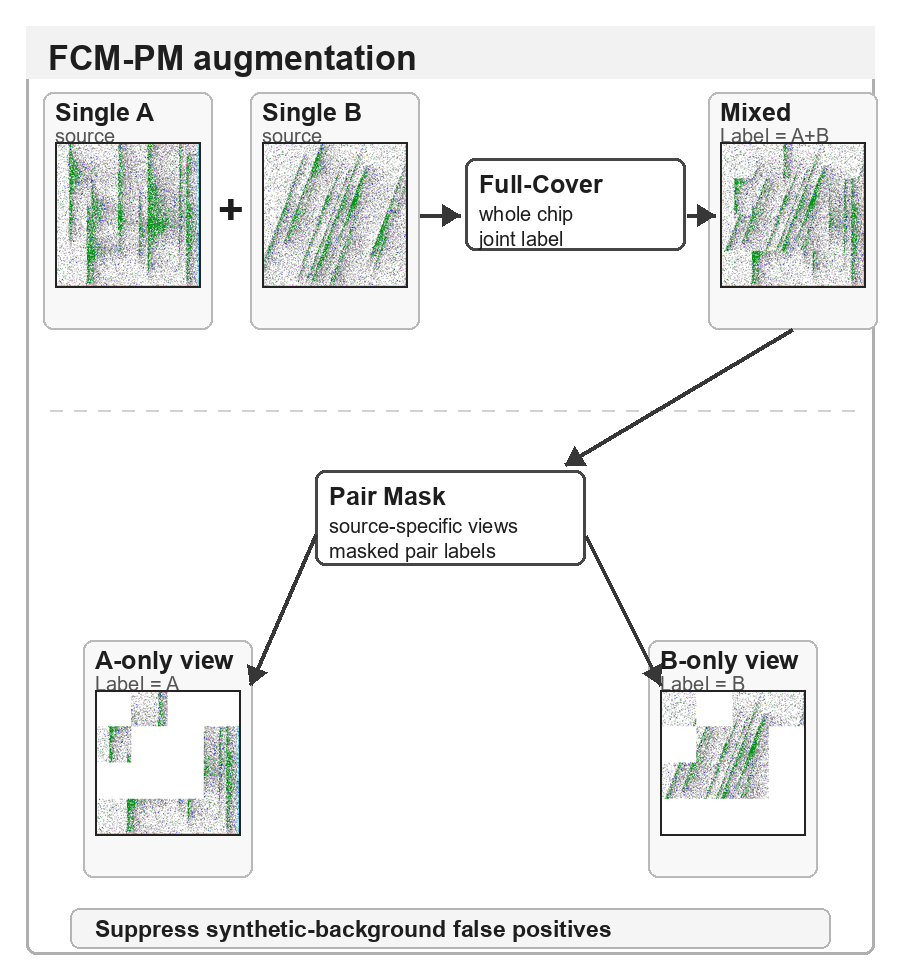
#> input picture figures/full_paper_rev172/fig06_fcm_pm.png, 900 x 980 px
$ python gen_rev173_fcm_pm.py
#> lines starting #> are read from the running program, lines starting #| are printed output that depends on the picture
from pathlib import Path

from PIL import Image, ImageDraw, ImageFont


ROOT = Path(__file__).resolve().parents[1]
SRC = ROOT / "figures" / "full_paper_rev172" / "fig06_fcm_pm.png"
OUT = ROOT / "figures" / "full_paper_rev173" / "fig06_fcm_pm.png"


def font(size: int, bold: bool = False) -> ImageFont.FreeTypeFont:
#> called with size = 36, bold = True
    candidates = [
        Path("C:/Windows/Fonts/arialbd.ttf" if bold else "C:/Windows/Fonts/arial.ttf"),
        Path("C:/Windows/Fonts/calibrib.ttf" if bold else "C:/Windows/Fonts/calibri.ttf"),
    ]
    for path in candidates:
        if path.exists():
            return ImageFont.truetype(str(path), size)
    return ImageFont.load_default()


F_TITLE = font(36, True)
F_HEAD = font(27, True)
F_BODY = font(21)
F_SMALL = font(18)
F_BOLD = font(22, True)


def crop_chip(src: Image.Image, box: tuple[int, int, int, int], size: int = 135) -> Image.Image:
    chip = src.crop(box).convert("RGB")
    chip = chip.resize((size, size), Image.Resampling.LANCZOS)
    return chip


def card(draw: ImageDraw.ImageDraw, xy: tuple[int, int, int, int], title: str, lines: list[str]) -> None:
    x1, y1, x2, y2 = xy
    draw.rounded_rectangle(xy, radius=12, fill=(250, 250, 250), outline=(120, 120, 120), width=2)
    draw.text((x1 + 14, y1 + 12), title, font=F_HEAD, fill=(30, 30, 30))
    y = y1 + 48
    for line in lines:
        draw.text((x1 + 14, y), line, font=F_BODY, fill=(65, 65, 65))
        y += 25


def arrow(draw: ImageDraw.ImageDraw, p1: tuple[int, int], p2: tuple[int, int], width: int = 4) -> None:
    draw.line([p1, p2], fill=(55, 55, 55), width=width)
    x1, y1 = p1
    x2, y2 = p2
    if abs(x2 - x1) >= abs(y2 - y1):
        direction = 1 if x2 > x1 else -1
        pts = [(x2, y2), (x2 - direction * 18, y2 - 10), (x2 - direction * 18, y2 + 10)]
    else:
        direction = 1 if y2 > y1 else -1
        pts = [(x2, y2), (x2 - 10, y2 - direction * 18), (x2 + 10, y2 - direction * 18)]
    draw.polygon(pts, fill=(55, 55, 55))


def main() -> None:
    src = Image.open(SRC).convert("RGB")
#> src is the input picture: PIL image 900x980 RGB; mean R, G, B 239, 240, 239.5
    chips = {
        "a": crop_chip(src, (55, 145, 200, 290)),
        "b": crop_chip(src, (298, 145, 398, 285)),
        "m": crop_chip(src, (730, 145, 865, 290)),
        "ao": crop_chip(src, (95, 720, 242, 838)),
        "bo": crop_chip(src, (675, 720, 785, 815)),
    }
#> call 3 of crop_chip, with box = (730, 145, 865, 290), size = 135
#> in crop_chip (call 3), `chip = chip.resize((size, size), Image.Resampling.LANCZOS)`:
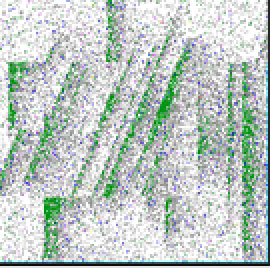
#> chip: PIL image 135x135 RGB (shown 2 times larger); mean R, G, B 190.6, 201.4, 196.7
#> call 4 of crop_chip, with box = (95, 720, 242, 838), size = 135
#> in crop_chip (call 4), `chip = src.crop(box).convert("RGB")`:
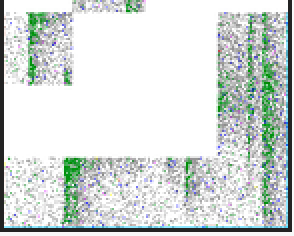
#> chip: PIL image 147x118 RGB (shown 2 times larger); mean R, G, B 212.4, 219.2, 216.5
#> in crop_chip (call 4), `chip = chip.resize((size, size), Image.Resampling.LANCZOS)`:
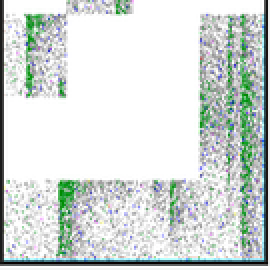
#> chip: PIL image 135x135 RGB (shown 2 times larger); mean R, G, B 211.9, 218.7, 216
#> in crop_chip (call 5), `chip = src.crop(box).convert("RGB")`:
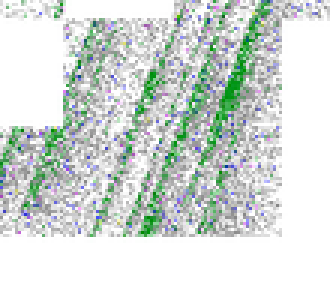
#> chip: PIL image 110x95 RGB (shown 3 times larger); mean R, G, B 210.1, 217.9, 213.7
#> in crop_chip (call 5), `chip = chip.resize((size, size), Image.Resampling.LANCZOS)`:
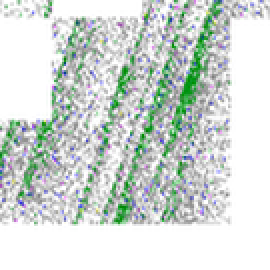
#> chip: PIL image 135x135 RGB (shown 2 times larger); mean R, G, B 209.8, 217.7, 213.4

    img = Image.new("RGB", (900, 1040), "white")
#> img: PIL image 900x1040 RGB; every value is 255
    d = ImageDraw.Draw(img)
    d.rectangle((0, 0, 900, 70), fill=(238, 238, 238))
    d.text((28, 17), "FCM-PM augmentation", font=F_TITLE, fill=(25, 25, 25))

    card(d, (30, 95, 205, 345), "Single A", ["source chip", "Label = A"])
    img.paste(chips["a"], (50, 200))
    card(d, (245, 95, 420, 345), "Single B", ["source chip", "Label = B"])
    img.paste(chips["b"], (265, 200))
    d.text((216, 207), "+", font=font(44, True), fill=(30, 30, 30))

    card(d, (470, 138, 640, 270), "Full-Cover", ["whole chip", "Label = A+B"])
    arrow(d, (420, 220), (470, 220))
    card(d, (700, 95, 875, 345), "Mixed", ["joint view", "Label = A+B"])
    img.paste(chips["m"], (720, 200))
    arrow(d, (640, 220), (700, 220))

    d.line((45, 415, 855, 415), fill=(190, 190, 190), width=2)
    card(d, (305, 465, 595, 575), "Pair Mask", ["source-specific masked views", "separate masked labels"])
    arrow(d, (785, 345), (545, 465))

    card(d, (70, 670, 300, 900), "A-only view", ["Label = A"])
    img.paste(chips["ao"], (118, 745))
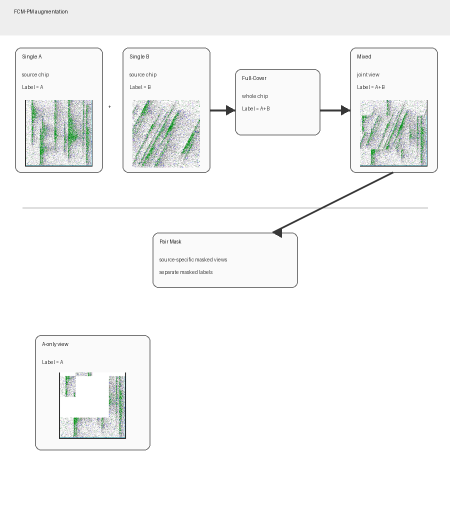
#> img: PIL image 900x1040 RGB (shown at 1/2 size); mean R, G, B 245.9, 246.7, 246.3
    card(d, (600, 670, 830, 900), "B-only view", ["Label = B"])
    img.paste(chips["bo"], (648, 745))
    arrow(d, (330, 575), (245, 670))
    arrow(d, (570, 575), (655, 670))

    d.rounded_rectangle((55, 942, 845, 1005), radius=12, fill=(248, 248, 248), outline=(130, 130, 130), width=2)
    d.text((82, 955), "Suppress synthetic-background false positives", font=F_BOLD, fill=(25, 25, 25))
    d.text((82, 982), "Train mixed A+B and A-only/B-only views with source-specific labels", font=F_SMALL, fill=(70, 70, 70))

    OUT.parent.mkdir(parents=True, exist_ok=True)
    img.save(OUT, quality=95)
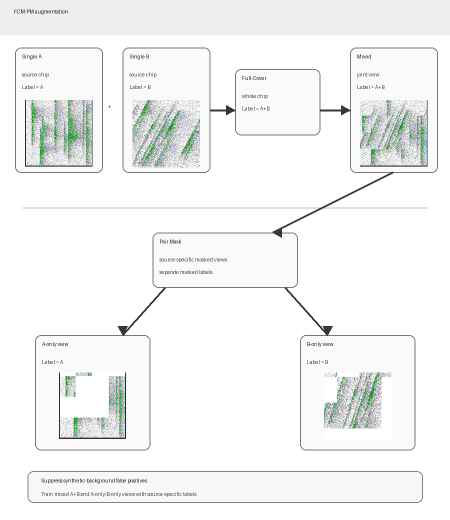
#> saved as fig06_fcm_pm.png: PIL image 900x1040 RGB (shown at 1/2 size); mean R, G, B 243.2, 244.2, 243.7


if __name__ == "__main__":
    main()
